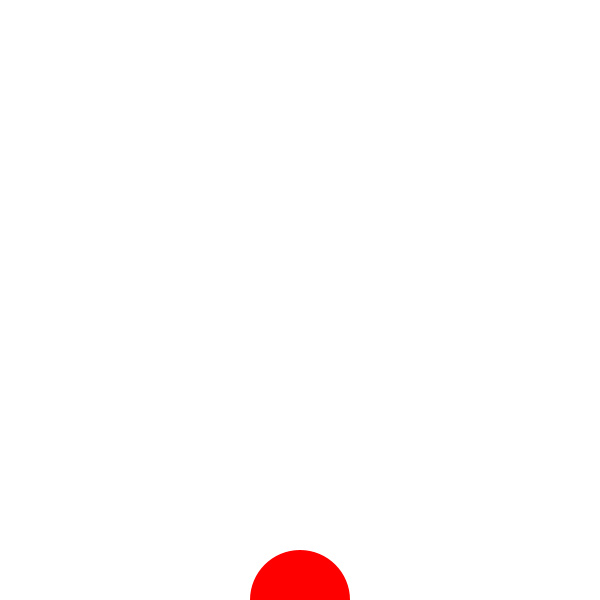
Frame 1 (no input)
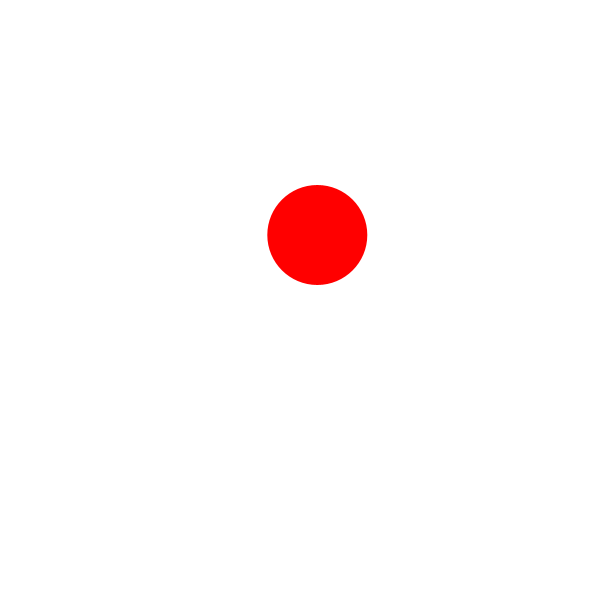
Frame 60 (the mouse pressed at the canvas centre just before this capture)
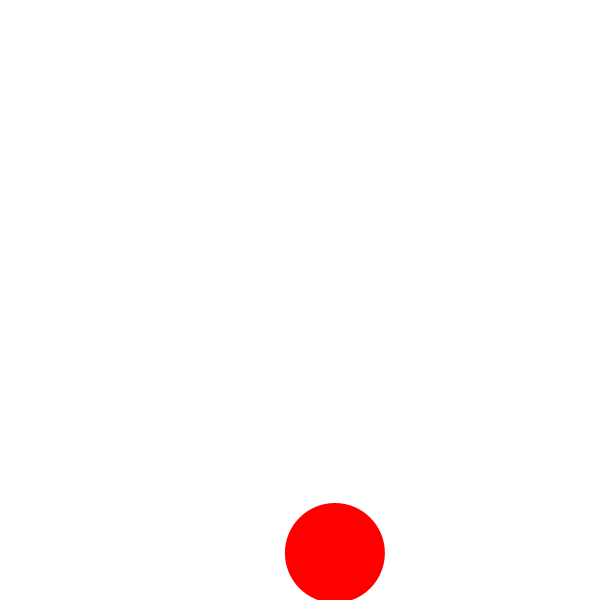
Frame 120 (the mouse held since frame 60 and released just before this capture)

The Processing sketch that drew these frames (run headless with seeded random() and noise(); from frame 60 on, the mouse is pressed at the canvas centre):

// Processing sketch: pattogo_labda
// ── pattogo_labda.pde
float x; 
float y; 
float sebx; 
float seby; 
float vely; 
float r;
int score;

void setup() {
  size(600, 600);
  noStroke();
  y=600;
  x=300;
  vely=0.2;
  sebx=random(-1,1);
  seby=12;
  r=100;
}


void draw() {
  background(#ffffff);
  fill(#ff0000);
  ellipse(x, y, r, r);
  x+=sebx;
  y+=seby;
  seby+=vely;

  if (y>600) {
    seby=seby*-1;
  }

  if (x<0 || x >600) {
    sebx=sebx*-1;
  }
}
